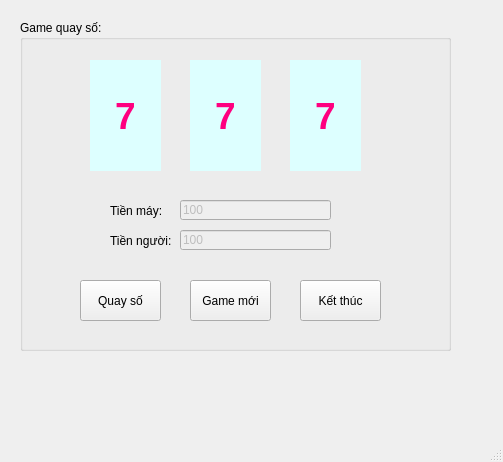
<?xml version="1.0" encoding="UTF-8"?>
<ui version="4.0">
 <class>MainWindow</class>
 <widget class="QMainWindow" name="MainWindow">
  <property name="geometry">
   <rect>
    <x>0</x>
    <y>0</y>
    <width>503</width>
    <height>462</height>
   </rect>
  </property>
  <property name="windowTitle">
   <string>MainWindow</string>
  </property>
  <widget class="QWidget" name="centralwidget">
   <widget class="QGroupBox" name="groupBox">
    <property name="geometry">
     <rect>
      <x>20</x>
      <y>20</y>
      <width>431</width>
      <height>331</height>
     </rect>
    </property>
    <property name="title">
     <string>Game quay số:</string>
    </property>
    <widget class="QLabel" name="labelSo1">
     <property name="geometry">
      <rect>
       <x>70</x>
       <y>40</y>
       <width>71</width>
       <height>111</height>
      </rect>
     </property>
     <property name="font">
      <font>
       <pointsize>28</pointsize>
       <weight>75</weight>
       <bold>true</bold>
      </font>
     </property>
     <property name="styleSheet">
      <string notr="true">background: rgb(221, 255, 255);
color: rgb(255, 0, 127);</string>
     </property>
     <property name="text">
      <string>7</string>
     </property>
     <property name="alignment">
      <set>Qt::AlignCenter</set>
     </property>
    </widget>
    <widget class="QLabel" name="labelSo2">
     <property name="geometry">
      <rect>
       <x>170</x>
       <y>40</y>
       <width>71</width>
       <height>111</height>
      </rect>
     </property>
     <property name="font">
      <font>
       <pointsize>28</pointsize>
       <weight>75</weight>
       <bold>true</bold>
      </font>
     </property>
     <property name="styleSheet">
      <string notr="true">background: rgb(221, 255, 255);
color: rgb(255, 0, 127);</string>
     </property>
     <property name="text">
      <string>7</string>
     </property>
     <property name="alignment">
      <set>Qt::AlignCenter</set>
     </property>
    </widget>
    <widget class="QLabel" name="labelSo3">
     <property name="geometry">
      <rect>
       <x>270</x>
       <y>40</y>
       <width>71</width>
       <height>111</height>
      </rect>
     </property>
     <property name="font">
      <font>
       <pointsize>28</pointsize>
       <weight>75</weight>
       <bold>true</bold>
      </font>
     </property>
     <property name="styleSheet">
      <string notr="true">background: rgb(221, 255, 255);
color: rgb(255, 0, 127);</string>
     </property>
     <property name="text">
      <string>7</string>
     </property>
     <property name="alignment">
      <set>Qt::AlignCenter</set>
     </property>
    </widget>
    <widget class="QLabel" name="label_4">
     <property name="geometry">
      <rect>
       <x>90</x>
       <y>180</y>
       <width>71</width>
       <height>21</height>
      </rect>
     </property>
     <property name="text">
      <string>Tiền máy: </string>
     </property>
    </widget>
    <widget class="QLineEdit" name="lineEditTienMay">
     <property name="enabled">
      <bool>false</bool>
     </property>
     <property name="geometry">
      <rect>
       <x>160</x>
       <y>180</y>
       <width>151</width>
       <height>20</height>
      </rect>
     </property>
     <property name="text">
      <string>100</string>
     </property>
    </widget>
    <widget class="QLineEdit" name="lineEditTienNguoi">
     <property name="enabled">
      <bool>false</bool>
     </property>
     <property name="geometry">
      <rect>
       <x>160</x>
       <y>210</y>
       <width>151</width>
       <height>20</height>
      </rect>
     </property>
     <property name="text">
      <string>100</string>
     </property>
    </widget>
    <widget class="QLabel" name="label_5">
     <property name="geometry">
      <rect>
       <x>90</x>
       <y>210</y>
       <width>71</width>
       <height>21</height>
      </rect>
     </property>
     <property name="text">
      <string>Tiền người:</string>
     </property>
    </widget>
    <widget class="QPushButton" name="pushButtonQuaySo">
     <property name="geometry">
      <rect>
       <x>60</x>
       <y>260</y>
       <width>81</width>
       <height>41</height>
      </rect>
     </property>
     <property name="text">
      <string>Quay số</string>
     </property>
    </widget>
    <widget class="QPushButton" name="pushButtonGameMoi">
     <property name="geometry">
      <rect>
       <x>170</x>
       <y>260</y>
       <width>81</width>
       <height>41</height>
      </rect>
     </property>
     <property name="text">
      <string>Game mới</string>
     </property>
    </widget>
    <widget class="QPushButton" name="pushButtonKetThuc">
     <property name="geometry">
      <rect>
       <x>280</x>
       <y>260</y>
       <width>81</width>
       <height>41</height>
      </rect>
     </property>
     <property name="text">
      <string>Kết thúc</string>
     </property>
    </widget>
   </widget>
  </widget>
  <widget class="QMenuBar" name="menubar">
   <property name="geometry">
    <rect>
     <x>0</x>
     <y>0</y>
     <width>503</width>
     <height>25</height>
    </rect>
   </property>
  </widget>
  <widget class="QStatusBar" name="statusbar"/>
 </widget>
 <resources/>
 <connections/>
</ui>
